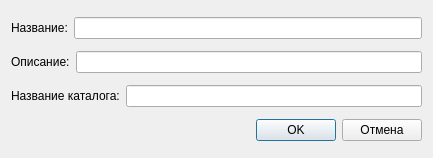
<?xml version="1.0" encoding="UTF-8"?>
<ui version="4.0">
 <class>edit_task_form</class>
 <widget class="QDialog" name="edit_task_form">
  <property name="geometry">
   <rect>
    <x>0</x>
    <y>0</y>
    <width>433</width>
    <height>158</height>
   </rect>
  </property>
  <property name="windowTitle">
   <string>Создание / Редактирование тематической задачи</string>
  </property>
  <layout class="QVBoxLayout" name="verticalLayout">
   <item>
    <layout class="QHBoxLayout" name="horizontalLayout_3">
     <item>
      <widget class="QLabel" name="lName">
       <property name="text">
        <string>Название:</string>
       </property>
      </widget>
     </item>
     <item>
      <widget class="QLineEdit" name="leName"/>
     </item>
    </layout>
   </item>
   <item>
    <layout class="QHBoxLayout" name="horizontalLayout_2">
     <item>
      <widget class="QLabel" name="lDesc">
       <property name="text">
        <string>Описание:</string>
       </property>
      </widget>
     </item>
     <item>
      <widget class="QLineEdit" name="leDesc"/>
     </item>
    </layout>
   </item>
   <item>
    <layout class="QHBoxLayout" name="horizontalLayout">
     <item>
      <widget class="QLabel" name="lFolder">
       <property name="text">
        <string>Название каталога:</string>
       </property>
      </widget>
     </item>
     <item>
      <widget class="QLineEdit" name="leFolder"/>
     </item>
    </layout>
   </item>
   <item>
    <layout class="QHBoxLayout" name="horizontalLayout_4">
     <item>
      <spacer name="horizontalSpacer">
       <property name="orientation">
        <enum>Qt::Horizontal</enum>
       </property>
       <property name="sizeHint" stdset="0">
        <size>
         <width>40</width>
         <height>20</height>
        </size>
       </property>
      </spacer>
     </item>
     <item>
      <widget class="QPushButton" name="pbOK">
       <property name="text">
        <string>OK</string>
       </property>
      </widget>
     </item>
     <item>
      <widget class="QPushButton" name="pbCancel">
       <property name="text">
        <string>Отмена</string>
       </property>
      </widget>
     </item>
    </layout>
   </item>
  </layout>
 </widget>
 <resources/>
 <connections/>
</ui>
